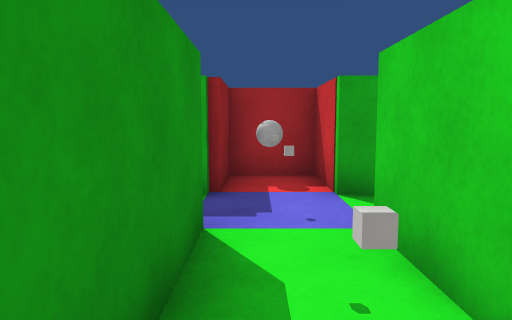
view 1 (above)

15 first-person views from a walk through a scene from a Unity 3-D project. The camera is 0.56 m above the floor, tilts 6° down and sees 70° across. The floor is counted in squares, 0.5 m on a side. Each view is taken from the middle of a square. On the plan, view 1 faces up. The plan holds only what a view shows up to about 14 squares ahead; the rest is blank. Surface patterns are stand-ins for the level's own textures.

view 2
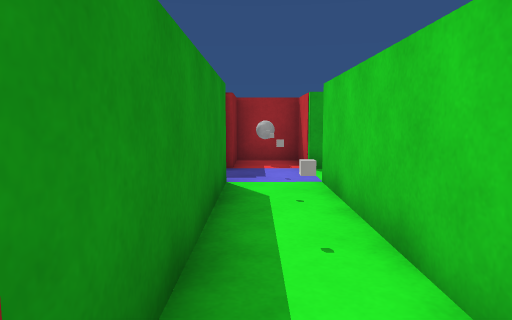

view 3
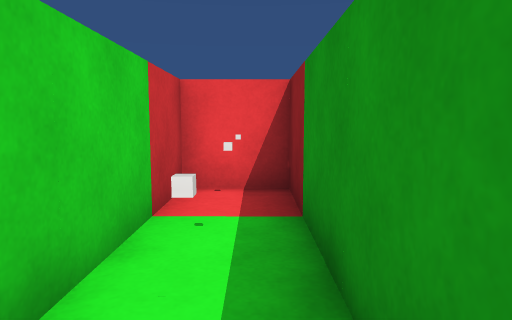

view 4
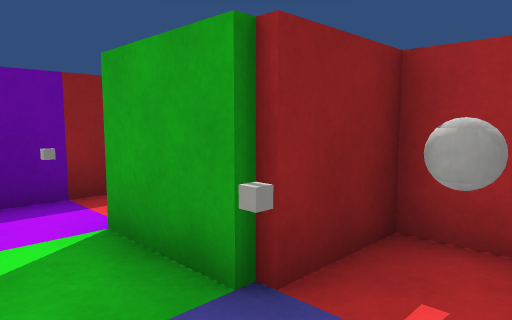

view 5
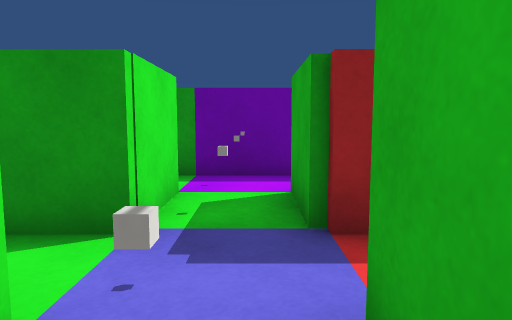

view 6
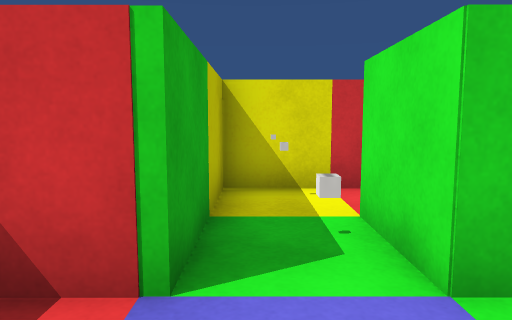

view 7
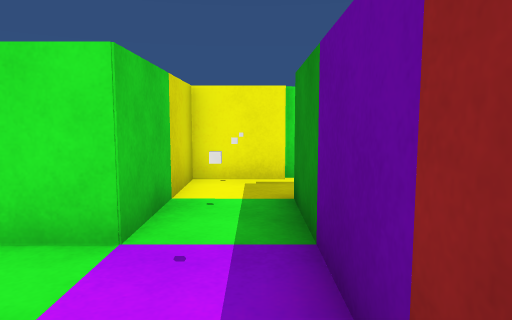

view 8
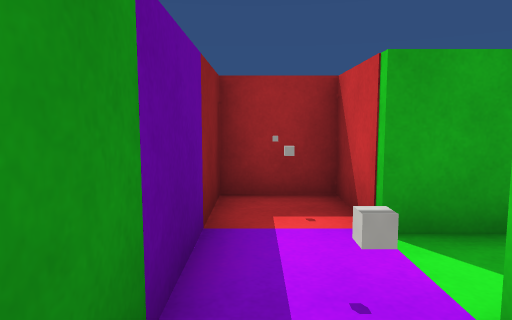

view 9
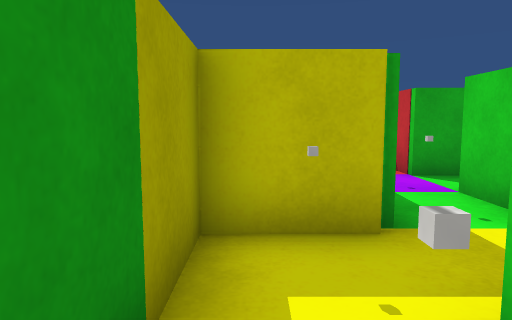

view 10
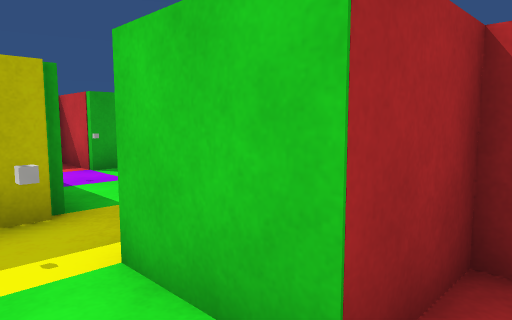

view 11
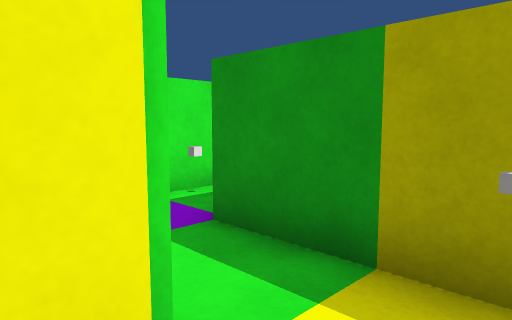

view 12
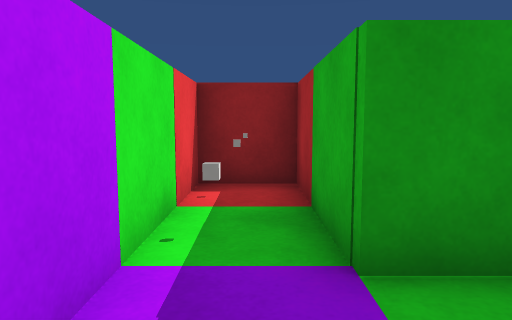

view 13
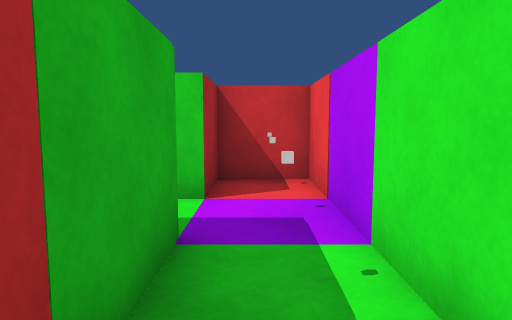

view 14
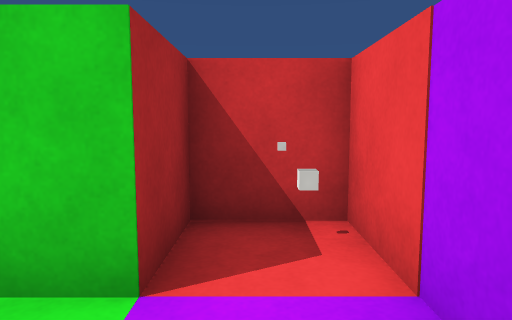

view 15
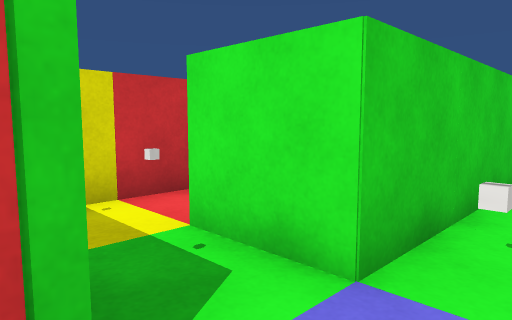

### Floor plan
Points are (right, up) in squares from view 1. A wall is a line through its corners. A room is listed if a view was taken in it or the views show most of it. See-through windows are left out.
Room 1 (views 1, 2, 3, 4, 6, 15)
walls: (1.2, 5.6) (1.2, 7.6) (-0.6, 7.6) (-0.6, 5.6) (-2.8, 5.6); (-2.8, 3.8) (-0.6, 3.8) (-0.6, -4.1) (1.2, -4.1) (1.2, 3.8)
ways out: opening at (1, 5) to room 2; opening at (-2, 5) to room 3
objects: ball (0, 7)
Room 2 (view 5)
walls: (5.1, 2.5) (5.1, 5.6) (1.2, 5.6); (1.2, 3.8) (3.2, 3.8)
ways out: opening at (1, 5) to room 1
Room 3 (views 7, 8, 11)
walls: (-2.8, 5.6) (-2.8, 7.6) (-4.6, 7.6) (-4.6, 1.6); (-4.8, -0.1) (-2.8, -0.1) (-2.8, 3.8)
ways out: opening at (-2, 5) to room 1; opening at (-5, 1) to room 4
Room 4 (views 9, 10, 12, 13, 14)
walls: (-4.6, 1.6) (-6.6, 1.6) (-6.6, -2.3) (-10.6, -2.3) (-10.6, -4.1) (-2.9, -4.1) (-2.9, -2.3) (-4.8, -2.3) (-4.8, -0.1)
ways out: opening at (-5, 1) to room 3

Positions as (right, up) in squares from view 1, and headings:
1: (0, 0), facing up
2: (0, -3), facing up
3: (0, 2), facing down
4: (1, 4), facing up-left
5: (3, 5), facing left
6: (-1, 5), facing right
7: (-4, 7), facing down
8: (-4, 2), facing up
9: (-6, -2), facing up
10: (-6, -3), facing up-right
11: (-4, 1), facing down-left
12: (-4, -3), facing left
13: (-10, -3), facing right
14: (-7, -3), facing right
15: (0, 6), facing down-right
